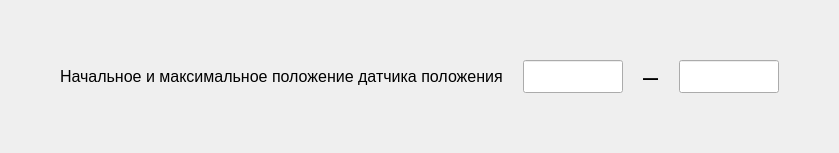
     <widget class="QWidget" name="tab">
      <attribute name="title">
       <string>Датчик линейных перемещений</string>
      </attribute>
      <layout class="QVBoxLayout" name="verticalLayout_5">
       <item>
        <spacer name="verticalSpacer_3">
         <property name="orientation">
          <enum>Qt::Orientation::Vertical</enum>
         </property>
         <property name="sizeHint" stdset="0">
          <size>
           <width>20</width>
           <height>40</height>
          </size>
         </property>
        </spacer>
       </item>
       <item>
        <layout class="QHBoxLayout" name="horizontalLayout_8"/>
       </item>
       <item>
        <widget class="QWidget" name="widget_crossingLimits_spring_2" native="true">
         <property name="font">
          <font>
           <pointsize>20</pointsize>
          </font>
         </property>
         <layout class="QHBoxLayout" name="horizontalLayout_11">
          <property name="spacing">
           <number>20</number>
          </property>
          <item>
           <spacer name="horizontalSpacer_3">
            <property name="orientation">
             <enum>Qt::Orientation::Horizontal</enum>
            </property>
            <property name="sizeHint" stdset="0">
             <size>
              <width>40</width>
              <height>20</height>
             </size>
            </property>
           </spacer>
          </item>
          <item>
           <widget class="QLabel" name="label">
            <property name="sizePolicy">
             <sizepolicy hsizetype="Maximum" vsizetype="Preferred">
              <horstretch>0</horstretch>
              <verstretch>0</verstretch>
             </sizepolicy>
            </property>
            <property name="font">
             <font>
              <pointsize>12</pointsize>
             </font>
            </property>
            <property name="text">
             <string>Начальное и максимальное положение датчика положения</string>
            </property>
           </widget>
          </item>
          <item>
           <widget class="QLineEdit" name="lineEdit_linearMin">
            <property name="sizePolicy">
             <sizepolicy hsizetype="Preferred" vsizetype="Fixed">
              <horstretch>0</horstretch>
              <verstretch>0</verstretch>
             </sizepolicy>
            </property>
            <property name="minimumSize">
             <size>
              <width>100</width>
              <height>0</height>
             </size>
            </property>
            <property name="maximumSize">
             <size>
              <width>100</width>
              <height>16777215</height>
             </size>
            </property>
            <property name="font">
             <font>
              <pointsize>12</pointsize>
             </font>
            </property>
            <property name="focusPolicy">
             <enum>Qt::FocusPolicy::ClickFocus</enum>
            </property>
            <property name="styleSheet">
             <string notr="true">padding: 5px 10px;</string>
            </property>
            <property name="alignment">
             <set>Qt::AlignmentFlag::AlignCenter</set>
            </property>
           </widget>
          </item>
          <item>
           <widget class="QLabel" name="label_crossingLimits_spring_2">
            <property name="sizePolicy">
             <sizepolicy hsizetype="Maximum" vsizetype="Preferred">
              <horstretch>0</horstretch>
              <verstretch>0</verstretch>
             </sizepolicy>
            </property>
            <property name="font">
             <font>
              <pointsize>20</pointsize>
             </font>
            </property>
            <property name="text">
             <string>–</string>
            </property>
           </widget>
          </item>
          <item>
           <widget class="QLineEdit" name="lineEdit_linearMax">
            <property name="sizePolicy">
             <sizepolicy hsizetype="Preferred" vsizetype="Fixed">
              <horstretch>0</horstretch>
              <verstretch>0</verstretch>
             </sizepolicy>
            </property>
            <property name="minimumSize">
             <size>
              <width>100</width>
              <height>0</height>
             </size>
            </property>
            <property name="maximumSize">
             <size>
              <width>100</width>
              <height>16777215</height>
             </size>
            </property>
            <property name="font">
             <font>
              <pointsize>12</pointsize>
             </font>
            </property>
            <property name="focusPolicy">
             <enum>Qt::FocusPolicy::ClickFocus</enum>
            </property>
            <property name="styleSheet">
             <string notr="true">padding: 5px 10px;</string>
            </property>
            <property name="alignment">
             <set>Qt::AlignmentFlag::AlignCenter</set>
            </property>
           </widget>
          </item>
          <item>
           <spacer name="horizontalSpacer_5">
            <property name="orientation">
             <enum>Qt::Orientation::Horizontal</enum>
            </property>
            <property name="sizeHint" stdset="0">
             <size>
              <width>40</width>
              <height>20</height>
             </size>
            </property>
           </spacer>
          </item>
         </layout>
        </widget>
       </item>
       <item>
        <spacer name="verticalSpacer_4">
         <property name="orientation">
          <enum>Qt::Orientation::Vertical</enum>
         </property>
         <property name="sizeHint" stdset="0">
          <size>
           <width>20</width>
           <height>40</height>
          </size>
         </property>
        </spacer>
       </item>
      </layout>
     </widget>
